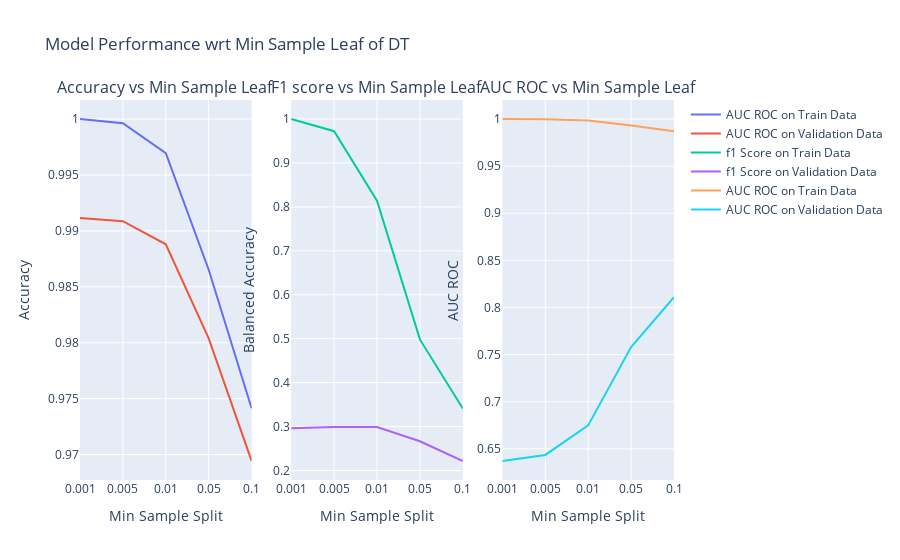

Notebook cell for this chart:
### Code cell
fig = make_subplots(rows=1, cols=3, subplot_titles=("Accuracy vs Min Sample Leaf", "F1 score vs Min Sample Leaf", "AUC ROC vs Min Sample Leaf"))
# accuracy
fig.add_trace(go.Scatter(x=min_samples_split, y=gs.cv_results_['mean_train_Accuracy'], mode='lines', name='AUC ROC on Train Data'),
             row=1, col=1)
fig.add_trace(go.Scatter(x=min_samples_split, y=gs.cv_results_['mean_test_Accuracy'], mode='lines', name='AUC ROC on Validation Data'),
             row=1, col=1)
# f1 score
fig.add_trace(go.Scatter(x=min_samples_split, y=gs.cv_results_['mean_train_F1 Score'], mode='lines', name='f1 Score on Train Data'), 
             row=1, col=2)
fig.add_trace(go.Scatter(x=min_samples_split, y=gs.cv_results_['mean_test_F1 Score'], mode='lines', name='f1 Score on Validation Data'),
             row=1, col=2)
# auc roc
fig.add_trace(go.Scatter(x=min_samples_split, y=gs.cv_results_['mean_train_AUC'], mode='lines', name='AUC ROC on Train Data'), 
             row=1, col=3)
fig.add_trace(go.Scatter(x=min_samples_split, y=gs.cv_results_['mean_test_AUC'], mode='lines', name='AUC ROC on Validation Data'),
             row=1, col=3)

# Update xaxis properties
fig.update_xaxes(title_text="Min Sample Split", row=1, col=1, type='category')
fig.update_xaxes(title_text="Min Sample Split", row=1, col=2, type='category')
fig.update_xaxes(title_text="Min Sample Split", row=1, col=3, type='category')
# Update yaxis properties
fig.update_yaxes(title_text="Accuracy", row=1, col=1)
fig.update_yaxes(title_text="Balanced Accuracy", row=1, col=2)
fig.update_yaxes(title_text="AUC ROC",  row=1, col=3)
# update layout
fig.update_layout(title='Model Performance wrt Min Sample Leaf of DT')
fig.show()

### Figure 1 — Plotly figure (JSON) as saved in the notebook; plotly's stock layout.template omitted (floating-point values rounded to 4 significant figures)
{"data": [{"mode": "lines", "name": "AUC ROC on Train Data", "type": "scatter", "x": [0.001, 0.005, 0.01, 0.05, 0.1], "xaxis": "x", "y": [1, 0.9996, 0.9969, 0.9865, 0.9741, 0.958, 0.9443, 0.9327], "yaxis": "y"}, {"mode": "lines", "name": "AUC ROC on Validation Data", "type": "scatter", "x": [0.001, 0.005, 0.01, 0.05, 0.1], "xaxis": "x", "y": [0.9911, 0.9909, 0.9888, 0.9804, 0.9694, 0.9545, 0.9412, 0.93], "yaxis": "y"}, {"mode": "lines", "name": "f1 Score on Train Data", "type": "scatter", "x": [0.001, 0.005, 0.01, 0.05, 0.1], "xaxis": "x2", "y": [1, 0.9722, 0.8142, 0.4983, 0.341, 0.2415, 0.1936, 0.1658], "yaxis": "y2"}, {"mode": "lines", "name": "f1 Score on Validation Data", "type": "scatter", "x": [0.001, 0.005, 0.01, 0.05, 0.1], "xaxis": "x2", "y": [0.2959, 0.2992, 0.2988, 0.2666, 0.2216, 0.1776, 0.1522, 0.1352], "yaxis": "y2"}, {"mode": "lines", "name": "AUC ROC on Train Data", "type": "scatter", "x": [0.001, 0.005, 0.01, 0.05, 0.1], "xaxis": "x3", "y": [1, 0.9998, 0.9985, 0.9932, 0.987, 0.9788, 0.9719, 0.9657], "yaxis": "y3"}, {"mode": "lines", "name": "AUC ROC on Validation Data", "type": "scatter", "x": [0.001, 0.005, 0.01, 0.05, 0.1], "xaxis": "x3", "y": [0.6371, 0.6435, 0.6748, 0.758, 0.8109, 0.8453, 0.8655, 0.8743], "yaxis": "y3"}], "layout": {"annotations": [{"font": {"size": 16}, "showarrow": false, "text": "Accuracy vs Min Sample Leaf", "x": 0.1444, "xanchor": "center", "xref": "paper", "y": 1, "yanchor": "bottom", "yref": "paper"}, {"font": {"size": 16}, "showarrow": false, "text": "F1 score vs Min Sample Leaf", "x": 0.5, "xanchor": "center", "xref": "paper", "y": 1, "yanchor": "bottom", "yref": "paper"}, {"font": {"size": 16}, "showarrow": false, "text": "AUC ROC vs Min Sample Leaf", "x": 0.8556, "xanchor": "center", "xref": "paper", "y": 1, "yanchor": "bottom", "yref": "paper"}], "autosize": true, "title": {"text": "Model Performance wrt Min Sample Leaf of DT"}, "xaxis": {"anchor": "y", "autorange": true, "domain": [0, 0.2889], "range": [0, 4], "title": {"text": "Min Sample Split"}, "type": "category"}, "xaxis2": {"anchor": "y2", "autorange": true, "domain": [0.3556, 0.6444], "range": [0, 4], "title": {"text": "Min Sample Split"}, "type": "category"}, "xaxis3": {"anchor": "y3", "autorange": true, "domain": [0.7111, 1], "range": [0, 4], "title": {"text": "Min Sample Split"}, "type": "category"}, "yaxis": {"anchor": "x", "autorange": true, "domain": [0, 1], "range": [0.9677, 1.002], "title": {"text": "Accuracy"}, "type": "linear"}, "yaxis2": {"anchor": "x2", "autorange": true, "domain": [0, 1], "range": [0.1783, 1.043], "title": {"text": "Balanced Accuracy"}, "type": "linear"}, "yaxis3": {"anchor": "x3", "autorange": true, "domain": [0, 1], "range": [0.6169, 1.02], "title": {"text": "AUC ROC"}, "type": "linear"}}}
